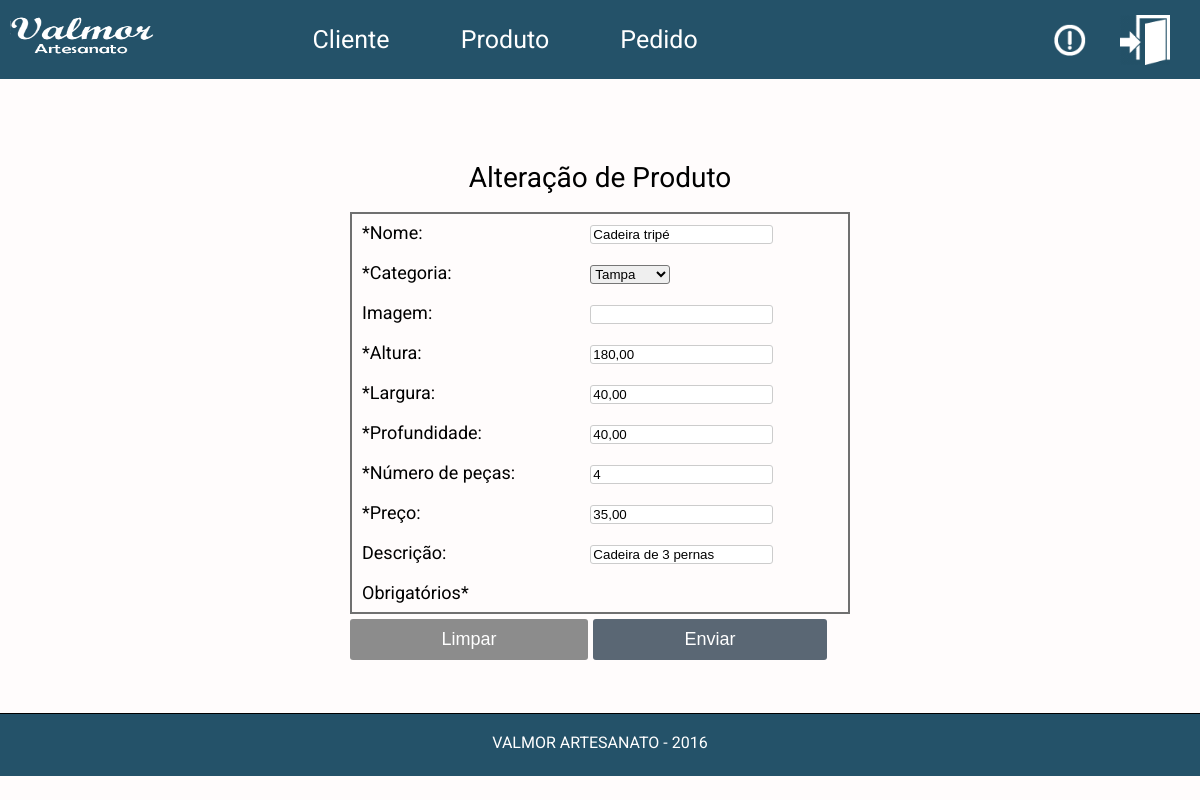
Screenshot of /sistema/va_principal_sistema.php?pasta=produtos/&arquivo=va_fmalt_produtos&ext=php&id=000002 (signed in) with the database file from the repository.
### tables this page shows
CREATE TABLE `produtos` (
  `id` int(6) UNSIGNED ZEROFILL NOT NULL COMMENT 'Identificador do produto',
  `categorias_id` tinyint(1) UNSIGNED ZEROFILL NOT NULL COMMENT 'Identificador da categoria\n',
  `n_pecas` tinyint(3) NOT NULL COMMENT 'Número de peças do produto',
  `preco` decimal(7,2) UNSIGNED NOT NULL COMMENT 'Preço do produto',
  `nome` varchar(45) NOT NULL COMMENT 'Nome do produto',
  `largura` decimal(5,2) UNSIGNED NOT NULL COMMENT 'Largura do produto',
  `altura` decimal(5,2) UNSIGNED NOT NULL COMMENT 'Altura do produto',
  `profundidade` decimal(5,2) UNSIGNED NOT NULL COMMENT 'Profundidade do produto',
  `imagem` varchar(255) DEFAULT NULL COMMENT '(Campo opcional) Link da imagem',
  `descricao` text COMMENT '(Campo opcional) Descrição do produto'
);

### sistema/produtos/va_fmalt_produtos.php (the view, shortened to what this page needs)
<div class="conteudo">
  <h1>Alteração de Produto</h1>
  <?php
    $g_id = $_GET['id'];
    $sql_sel_produtos = "SELECT * FROM produtos WHERE id='".$g_id."' ";
    $sql_sel_produtos_preparado = $conexaobd->prepare($sql_sel_produtos);
    $sql_sel_produtos_preparado->execute();
    $sql_sel_produtos_dados = $sql_sel_produtos_preparado->fetch();
  ?>
  <form name="frmaltprodutos" method="post" action="?pasta=produtos/&arquivo=va_alt_produtos&ext=php" onsubmit=" return validarFormAltProdutos()" >
    <table>
      <tr>
        <td>*Nome:</td>
        <td><input type="text" name="txtnome" maxlength="45" value="<?php echo $sql_sel_produtos_dados['nome'];?>"></td>
      </tr>
      <tr>
	      <td>*Categoria:</td>
        <td>
						<select name="selcategoria">
              <?php
                $sql_sel_categorias = "SELECT * FROM categorias ORDER BY categoria ASC";
                $sql_sel_categorias_preparado = $conexaobd->prepare($sql_sel_categorias);
                $sql_sel_categorias_preparado->execute();
                while($sql_sel_categorias_dados = $sql_sel_categorias_preparado->fetch()){
                    $codigo_categorias = $sql_sel_categorias_dados['id'];
                    $nome_categorias = $sql_sel_categorias_dados['categoria'];
                    $selecionar = "";
                    if($sql_sel_categorias_dados['id'] == $codigo_categorias){
                      $selecionar = "selected";
                    }
              ?>
            <option value="<?php echo $codigo_categorias; ?>" <?php echo $selecionar;?>> <?php echo $nome_categorias; ?> </option>
            <?php
              }
            ?>
						</select>
					</td>
			</tr>
      <tr>
        <td>Imagem:</td>
        <td><input type="text" name="txtimagem" maxlength="255 value="<?php echo $sql_sel_produtos_dados['imagem'];?>></td>
      </tr>
      <tr>
        <td>*Altura:</td>
        <td><input type="text" name="txtaltura" maxlength="7" value="<?php echo number_format($sql_sel_produtos_dados['altura'], '2', ',', '');?>"></td>
      </tr>
      <tr>
        <td>*Largura:</td>
        <td><input type="text" name="txtlargura" maxlength="7" value="<?php echo number_format($sql_sel_produtos_dados['largura'], '2', ',', '');?>"></td>
      </tr>
      <tr>
        <td>*Profundidade:</td>
        <td><input type="text" name="txtprofundidade" maxlength="7" value="<?php echo number_format($sql_sel_produtos_dados['profundidade'], '2', ',', '');?>"></td>
      </tr>
      <tr>
        <td>*Número de peças:</td>
        <td><input type="text" name="txtnumeropecas" maxlength="7" value="<?php echo $sql_sel_produtos_dados['n_pecas'];?>"></td>
      </tr>
      <tr>
        <td>*Preço:</td>
        <td><input type="text" name="txtpreco" maxlength="7" value="<?php echo number_format($sql_sel_produtos_dados['preco'], '2', ',', '');?>"></td>
      </tr>
      <tr>
        <td>Descrição:</td>
        <td><input type="texa" name="txadescricao" value="<?php echo $sql_sel_produtos_dados['descricao'];?>"></td>
      </tr>
      <tr>
        <td colspan="2">Obrigatórios*</td>
      </tr>
    </table>
    <div class="botoes">
      <button class="botao_limpar" type="reset" name="btnlimpar">Limpar</button>
      <button class="botao_registrar" type="submit" name="btnregistrar">Enviar</button>
    </div>
  </form>
</div>

### visual/css/va_estilo_css.css (style rules this page uses)
.conteudo { position: relative; top: 21px; min-height: 525px; background-color: #fffcfc; clear: both; font-family: 'Roboto', sans-serif; border-top: 1px solid #000; padding-bottom: 60px; }
.conteudo table { margin: 0px auto; border: 2px solid #707070; min-width: 500px; font-size: 18px; border-radius: ; }
.conteudo table td { padding: 10px; }
.conteudo table td input { border-radius: 3px; border: solid 1px #ccc; }
.conteudo table td select { border-radius: 3px; }
.conteudo h1 { text-align: center; margin: 60px 0 20px 0; font-size: 28px; padding-top: 60px; }
.conteudo button { float: left; text-align: center; font-size: 18px; color: #fff; }
.botoes { text-align: center; margin: 0px auto; width: 500px; }
.botao_registrar { padding: 10px 91.5px 10px 91.5px; text-align: center; background-color: #5a6774; border: none; float: left; margin-left: 5px; margin-top: 5px; margin-bottom: 30px; border-radius: 3px; }
.botao_limpar { padding: 10px 91.5px 10px 91.5px; text-align: center; background-color: #8c8c8c; border: none; margin-top: 5px; border-radius: 3px; }
.tabela_toggle table, tr { border: none; }

### rows the page displays
produtos: txtnome "Cadeira tripé", txtaltura "180,00", txtlargura "40,00", txtprofundidade "40,00", txtnumeropecas "4", txtpreco "35,00", txadescricao "Cadeira de 3 pernas"

### other values shown
form field selcategoria "Tampa"
